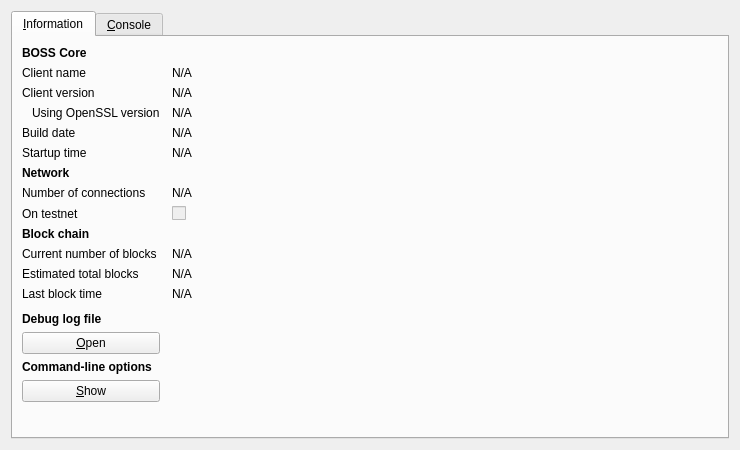
<?xml version="1.0" encoding="UTF-8"?>
<ui version="4.0">
 <class>RPCConsole</class>
 <widget class="QDialog" name="RPCConsole">
  <property name="geometry">
   <rect>
    <x>0</x>
    <y>0</y>
    <width>740</width>
    <height>450</height>
   </rect>
  </property>
  <property name="windowTitle">
   <string>BOSS - Debug window</string>
  </property>
  <layout class="QVBoxLayout" name="verticalLayout_2">
   <item>
    <widget class="QTabWidget" name="tabWidget">
     <property name="currentIndex">
      <number>0</number>
     </property>
     <widget class="QWidget" name="tab_info">
      <attribute name="title">
       <string>&amp;Information</string>
      </attribute>
      <layout class="QGridLayout" name="gridLayout" columnstretch="0,1">
       <property name="horizontalSpacing">
        <number>12</number>
       </property>
       <item row="0" column="0">
        <widget class="QLabel" name="label_9">
         <property name="font">
          <font>
           <weight>75</weight>
           <bold>true</bold>
          </font>
         </property>
         <property name="text">
          <string>BOSS Core</string>
         </property>
        </widget>
       </item>
       <item row="1" column="0">
        <widget class="QLabel" name="label_5">
         <property name="text">
          <string>Client name</string>
         </property>
        </widget>
       </item>
       <item row="1" column="1">
        <widget class="QLabel" name="clientName">
         <property name="cursor">
          <cursorShape>IBeamCursor</cursorShape>
         </property>
         <property name="text">
          <string>N/A</string>
         </property>
         <property name="textFormat">
          <enum>Qt::PlainText</enum>
         </property>
         <property name="textInteractionFlags">
          <set>Qt::LinksAccessibleByMouse|Qt::TextSelectableByKeyboard|Qt::TextSelectableByMouse</set>
         </property>
        </widget>
       </item>
       <item row="2" column="0">
        <widget class="QLabel" name="label_6">
         <property name="text">
          <string>Client version</string>
         </property>
        </widget>
       </item>
       <item row="2" column="1">
        <widget class="QLabel" name="clientVersion">
         <property name="cursor">
          <cursorShape>IBeamCursor</cursorShape>
         </property>
         <property name="text">
          <string>N/A</string>
         </property>
         <property name="textFormat">
          <enum>Qt::PlainText</enum>
         </property>
         <property name="textInteractionFlags">
          <set>Qt::LinksAccessibleByMouse|Qt::TextSelectableByKeyboard|Qt::TextSelectableByMouse</set>
         </property>
        </widget>
       </item>
       <item row="3" column="0">
        <widget class="QLabel" name="label_14">
         <property name="text">
          <string>Using OpenSSL version</string>
         </property>
         <property name="indent">
          <number>10</number>
         </property>
        </widget>
       </item>
       <item row="3" column="1">
        <widget class="QLabel" name="openSSLVersion">
         <property name="cursor">
          <cursorShape>IBeamCursor</cursorShape>
         </property>
         <property name="text">
          <string>N/A</string>
         </property>
         <property name="textFormat">
          <enum>Qt::PlainText</enum>
         </property>
         <property name="textInteractionFlags">
          <set>Qt::LinksAccessibleByMouse|Qt::TextSelectableByKeyboard|Qt::TextSelectableByMouse</set>
         </property>
        </widget>
       </item>
       <item row="4" column="0">
        <widget class="QLabel" name="label_12">
         <property name="text">
          <string>Build date</string>
         </property>
        </widget>
       </item>
       <item row="4" column="1">
        <widget class="QLabel" name="buildDate">
         <property name="cursor">
          <cursorShape>IBeamCursor</cursorShape>
         </property>
         <property name="text">
          <string>N/A</string>
         </property>
         <property name="textFormat">
          <enum>Qt::PlainText</enum>
         </property>
         <property name="textInteractionFlags">
          <set>Qt::LinksAccessibleByMouse|Qt::TextSelectableByKeyboard|Qt::TextSelectableByMouse</set>
         </property>
        </widget>
       </item>
       <item row="5" column="0">
        <widget class="QLabel" name="label_13">
         <property name="text">
          <string>Startup time</string>
         </property>
        </widget>
       </item>
       <item row="5" column="1">
        <widget class="QLabel" name="startupTime">
         <property name="cursor">
          <cursorShape>IBeamCursor</cursorShape>
         </property>
         <property name="text">
          <string>N/A</string>
         </property>
         <property name="textFormat">
          <enum>Qt::PlainText</enum>
         </property>
         <property name="textInteractionFlags">
          <set>Qt::LinksAccessibleByMouse|Qt::TextSelectableByKeyboard|Qt::TextSelectableByMouse</set>
         </property>
        </widget>
       </item>
       <item row="6" column="0">
        <widget class="QLabel" name="label_11">
         <property name="font">
          <font>
           <weight>75</weight>
           <bold>true</bold>
          </font>
         </property>
         <property name="text">
          <string>Network</string>
         </property>
        </widget>
       </item>
       <item row="7" column="0">
        <widget class="QLabel" name="label_7">
         <property name="text">
          <string>Number of connections</string>
         </property>
        </widget>
       </item>
       <item row="7" column="1">
        <widget class="QLabel" name="numberOfConnections">
         <property name="cursor">
          <cursorShape>IBeamCursor</cursorShape>
         </property>
         <property name="text">
          <string>N/A</string>
         </property>
         <property name="textFormat">
          <enum>Qt::PlainText</enum>
         </property>
         <property name="textInteractionFlags">
          <set>Qt::LinksAccessibleByMouse|Qt::TextSelectableByKeyboard|Qt::TextSelectableByMouse</set>
         </property>
        </widget>
       </item>
       <item row="8" column="0">
        <widget class="QLabel" name="label_8">
         <property name="text">
          <string>On testnet</string>
         </property>
        </widget>
       </item>
       <item row="8" column="1">
        <widget class="QCheckBox" name="isTestNet">
         <property name="enabled">
          <bool>false</bool>
         </property>
         <property name="text">
          <string/>
         </property>
        </widget>
       </item>
       <item row="9" column="0">
        <widget class="QLabel" name="label_10">
         <property name="font">
          <font>
           <weight>75</weight>
           <bold>true</bold>
          </font>
         </property>
         <property name="text">
          <string>Block chain</string>
         </property>
        </widget>
       </item>
       <item row="10" column="0">
        <widget class="QLabel" name="label_3">
         <property name="text">
          <string>Current number of blocks</string>
         </property>
        </widget>
       </item>
       <item row="10" column="1">
        <widget class="QLabel" name="numberOfBlocks">
         <property name="cursor">
          <cursorShape>IBeamCursor</cursorShape>
         </property>
         <property name="text">
          <string>N/A</string>
         </property>
         <property name="textFormat">
          <enum>Qt::PlainText</enum>
         </property>
         <property name="textInteractionFlags">
          <set>Qt::LinksAccessibleByMouse|Qt::TextSelectableByKeyboard|Qt::TextSelectableByMouse</set>
         </property>
        </widget>
       </item>
       <item row="11" column="0">
        <widget class="QLabel" name="label_4">
         <property name="text">
          <string>Estimated total blocks</string>
         </property>
        </widget>
       </item>
       <item row="11" column="1">
        <widget class="QLabel" name="totalBlocks">
         <property name="cursor">
          <cursorShape>IBeamCursor</cursorShape>
         </property>
         <property name="text">
          <string>N/A</string>
         </property>
         <property name="textFormat">
          <enum>Qt::PlainText</enum>
         </property>
         <property name="textInteractionFlags">
          <set>Qt::LinksAccessibleByMouse|Qt::TextSelectableByKeyboard|Qt::TextSelectableByMouse</set>
         </property>
        </widget>
       </item>
       <item row="12" column="0">
        <widget class="QLabel" name="label_2">
         <property name="text">
          <string>Last block time</string>
         </property>
        </widget>
       </item>
       <item row="12" column="1">
        <widget class="QLabel" name="lastBlockTime">
         <property name="cursor">
          <cursorShape>IBeamCursor</cursorShape>
         </property>
         <property name="text">
          <string>N/A</string>
         </property>
         <property name="textFormat">
          <enum>Qt::PlainText</enum>
         </property>
         <property name="textInteractionFlags">
          <set>Qt::LinksAccessibleByMouse|Qt::TextSelectableByKeyboard|Qt::TextSelectableByMouse</set>
         </property>
        </widget>
       </item>
       <item row="13" column="0">
        <spacer name="verticalSpacer_2">
         <property name="orientation">
          <enum>Qt::Vertical</enum>
         </property>
         <property name="sizeHint" stdset="0">
          <size>
           <width>20</width>
           <height>20</height>
          </size>
         </property>
        </spacer>
       </item>
       <item row="14" column="0">
        <widget class="QLabel" name="labelDebugLogfile">
         <property name="font">
          <font>
           <weight>75</weight>
           <bold>true</bold>
          </font>
         </property>
         <property name="text">
          <string>Debug log file</string>
         </property>
        </widget>
       </item>
       <item row="15" column="0">
        <widget class="QPushButton" name="openDebugLogfileButton">
         <property name="toolTip">
          <string>Open the BOSS debug log file from the current data directory. This can take a few seconds for large log files.</string>
         </property>
         <property name="text">
          <string>&amp;Open</string>
         </property>
         <property name="autoDefault">
          <bool>false</bool>
         </property>
        </widget>
       </item>
       <item row="16" column="0">
        <widget class="QLabel" name="labelCLOptions">
         <property name="font">
          <font>
           <weight>75</weight>
           <bold>true</bold>
          </font>
         </property>
         <property name="text">
          <string>Command-line options</string>
         </property>
        </widget>
       </item>
       <item row="17" column="0">
        <widget class="QPushButton" name="showCLOptionsButton">
         <property name="toolTip">
          <string>Show the BOSS-Qt help message to get a list with possible BOSS command-line options.</string>
         </property>
         <property name="text">
          <string>&amp;Show</string>
         </property>
         <property name="autoDefault">
          <bool>false</bool>
         </property>
        </widget>
       </item>
       <item row="18" column="0">
        <spacer name="verticalSpacer">
         <property name="orientation">
          <enum>Qt::Vertical</enum>
         </property>
         <property name="sizeHint" stdset="0">
          <size>
           <width>20</width>
           <height>40</height>
          </size>
         </property>
        </spacer>
       </item>
      </layout>
     </widget>
     <widget class="QWidget" name="tab_console">
      <attribute name="title">
       <string>&amp;Console</string>
      </attribute>
      <layout class="QVBoxLayout" name="verticalLayout_3">
       <property name="spacing">
        <number>3</number>
       </property>
       <item>
        <widget class="QTextEdit" name="messagesWidget">
         <property name="minimumSize">
          <size>
           <width>0</width>
           <height>100</height>
          </size>
         </property>
         <property name="readOnly">
          <bool>true</bool>
         </property>
         <property name="tabKeyNavigation" stdset="0">
          <bool>false</bool>
         </property>
         <property name="columnCount" stdset="0">
          <number>2</number>
         </property>
        </widget>
       </item>
       <item>
        <layout class="QHBoxLayout" name="horizontalLayout">
         <property name="spacing">
          <number>3</number>
         </property>
         <item>
          <widget class="QLabel" name="label">
           <property name="text">
            <string notr="true">&gt;</string>
           </property>
          </widget>
         </item>
         <item>
          <widget class="QLineEdit" name="lineEdit"/>
         </item>
         <item>
          <widget class="QPushButton" name="clearButton">
           <property name="maximumSize">
            <size>
             <width>24</width>
             <height>24</height>
            </size>
           </property>
           <property name="toolTip">
            <string>Clear console</string>
           </property>
           <property name="text">
            <string/>
           </property>
           <property name="icon">
            <iconset resource="../bitcoin.qrc">
             <normaloff>:/icons/remove</normaloff>:/icons/remove</iconset>
           </property>
           <property name="shortcut">
            <string notr="true">Ctrl+L</string>
           </property>
           <property name="autoDefault">
            <bool>false</bool>
           </property>
          </widget>
         </item>
        </layout>
       </item>
      </layout>
     </widget>
    </widget>
   </item>
  </layout>
 </widget>
 <resources>
  <include location="../bitcoin.qrc"/>
 </resources>
 <connections/>
</ui>
